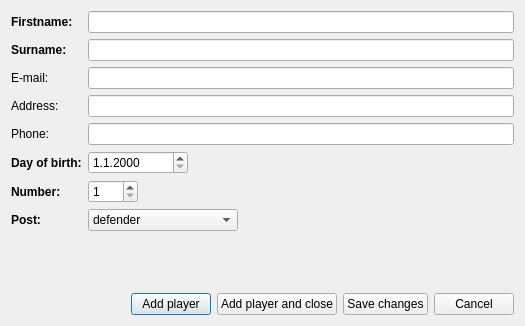
<?xml version="1.0" encoding="UTF-8"?>
<ui version="4.0">
 <class>AddPlayerDlg</class>
 <widget class="QDialog" name="AddPlayerDlg">
  <property name="geometry">
   <rect>
    <x>0</x>
    <y>0</y>
    <width>525</width>
    <height>326</height>
   </rect>
  </property>
  <property name="windowTitle">
   <string>Add player</string>
  </property>
  <property name="windowIcon">
   <iconset resource="../resources.qrc">
    <normaloff>:/icons/icons/floco-128.png</normaloff>:/icons/icons/floco-128.png</iconset>
  </property>
  <property name="modal">
   <bool>true</bool>
  </property>
  <layout class="QVBoxLayout" name="verticalLayout">
   <item>
    <layout class="QFormLayout" name="formLayout">
     <item row="0" column="0">
      <widget class="QLabel" name="label_2">
       <property name="font">
        <font>
         <weight>75</weight>
         <bold>true</bold>
        </font>
       </property>
       <property name="text">
        <string>Firstname:</string>
       </property>
      </widget>
     </item>
     <item row="0" column="1">
      <widget class="QLineEdit" name="editFirstname">
       <property name="maxLength">
        <number>100</number>
       </property>
      </widget>
     </item>
     <item row="1" column="1">
      <widget class="QLineEdit" name="editSurname">
       <property name="maxLength">
        <number>100</number>
       </property>
      </widget>
     </item>
     <item row="2" column="0">
      <widget class="QLabel" name="label_3">
       <property name="text">
        <string>E-mail:</string>
       </property>
      </widget>
     </item>
     <item row="2" column="1">
      <widget class="QLineEdit" name="editEmail">
       <property name="maxLength">
        <number>150</number>
       </property>
      </widget>
     </item>
     <item row="3" column="0">
      <widget class="QLabel" name="label_4">
       <property name="text">
        <string>Address:</string>
       </property>
      </widget>
     </item>
     <item row="3" column="1">
      <widget class="QLineEdit" name="editAddress">
       <property name="maxLength">
        <number>250</number>
       </property>
      </widget>
     </item>
     <item row="4" column="0">
      <widget class="QLabel" name="label_5">
       <property name="text">
        <string>Phone:</string>
       </property>
      </widget>
     </item>
     <item row="4" column="1">
      <widget class="QLineEdit" name="editPhone">
       <property name="maxLength">
        <number>13</number>
       </property>
      </widget>
     </item>
     <item row="5" column="0">
      <widget class="QLabel" name="label_6">
       <property name="font">
        <font>
         <weight>75</weight>
         <bold>true</bold>
        </font>
       </property>
       <property name="text">
        <string>Day of birth:</string>
       </property>
      </widget>
     </item>
     <item row="5" column="1">
      <widget class="QDateEdit" name="editDayOfBirth">
       <property name="maximumSize">
        <size>
         <width>100</width>
         <height>16777215</height>
        </size>
       </property>
       <property name="displayFormat">
        <string>d.M.yyyy</string>
       </property>
      </widget>
     </item>
     <item row="6" column="0">
      <widget class="QLabel" name="label_7">
       <property name="font">
        <font>
         <weight>75</weight>
         <bold>true</bold>
        </font>
       </property>
       <property name="text">
        <string>Number:</string>
       </property>
      </widget>
     </item>
     <item row="6" column="1">
      <widget class="QSpinBox" name="spinNumber">
       <property name="maximumSize">
        <size>
         <width>50</width>
         <height>16777215</height>
        </size>
       </property>
       <property name="minimum">
        <number>1</number>
       </property>
      </widget>
     </item>
     <item row="1" column="0">
      <widget class="QLabel" name="label_8">
       <property name="font">
        <font>
         <weight>75</weight>
         <bold>true</bold>
        </font>
       </property>
       <property name="text">
        <string>Surname:</string>
       </property>
      </widget>
     </item>
     <item row="7" column="1">
      <widget class="QComboBox" name="comboPost">
       <property name="maximumSize">
        <size>
         <width>150</width>
         <height>16777215</height>
        </size>
       </property>
       <item>
        <property name="text">
         <string>defender</string>
        </property>
       </item>
       <item>
        <property name="text">
         <string>forward</string>
        </property>
       </item>
       <item>
        <property name="text">
         <string>goalie</string>
        </property>
       </item>
      </widget>
     </item>
     <item row="7" column="0">
      <widget class="QLabel" name="label_9">
       <property name="font">
        <font>
         <weight>75</weight>
         <bold>true</bold>
        </font>
       </property>
       <property name="text">
        <string>Post:</string>
       </property>
      </widget>
     </item>
    </layout>
   </item>
   <item>
    <spacer name="verticalSpacer">
     <property name="orientation">
      <enum>Qt::Vertical</enum>
     </property>
     <property name="sizeHint" stdset="0">
      <size>
       <width>20</width>
       <height>7</height>
      </size>
     </property>
    </spacer>
   </item>
   <item>
    <layout class="QHBoxLayout" name="horizontalLayout_2">
     <item>
      <spacer name="horizontalSpacer">
       <property name="orientation">
        <enum>Qt::Horizontal</enum>
       </property>
       <property name="sizeHint" stdset="0">
        <size>
         <width>40</width>
         <height>20</height>
        </size>
       </property>
      </spacer>
     </item>
     <item>
      <widget class="QPushButton" name="btnAdd">
       <property name="text">
        <string>Add player</string>
       </property>
       <property name="icon">
        <iconset resource="../resources.qrc">
         <normaloff>:/icons/icons/add-22.png</normaloff>:/icons/icons/add-22.png</iconset>
       </property>
       <property name="iconSize">
        <size>
         <width>22</width>
         <height>22</height>
        </size>
       </property>
      </widget>
     </item>
     <item>
      <widget class="QPushButton" name="btnAddAndClose">
       <property name="text">
        <string>Add player and close</string>
       </property>
       <property name="icon">
        <iconset resource="../resources.qrc">
         <normaloff>:/icons/icons/add-22.png</normaloff>:/icons/icons/add-22.png</iconset>
       </property>
       <property name="iconSize">
        <size>
         <width>22</width>
         <height>22</height>
        </size>
       </property>
      </widget>
     </item>
     <item>
      <widget class="QPushButton" name="btnSave">
       <property name="text">
        <string>Save changes</string>
       </property>
       <property name="icon">
        <iconset resource="../resources.qrc">
         <normaloff>:/icons/icons/save-22.png</normaloff>:/icons/icons/save-22.png</iconset>
       </property>
       <property name="iconSize">
        <size>
         <width>22</width>
         <height>22</height>
        </size>
       </property>
      </widget>
     </item>
     <item>
      <widget class="QPushButton" name="btnCancel">
       <property name="text">
        <string>Cancel</string>
       </property>
       <property name="icon">
        <iconset resource="../resources.qrc">
         <normaloff>:/icons/icons/cancel-22.png</normaloff>:/icons/icons/cancel-22.png</iconset>
       </property>
       <property name="iconSize">
        <size>
         <width>22</width>
         <height>22</height>
        </size>
       </property>
      </widget>
     </item>
    </layout>
   </item>
  </layout>
 </widget>
 <resources>
  <include location="../resources.qrc"/>
 </resources>
 <connections/>
</ui>
